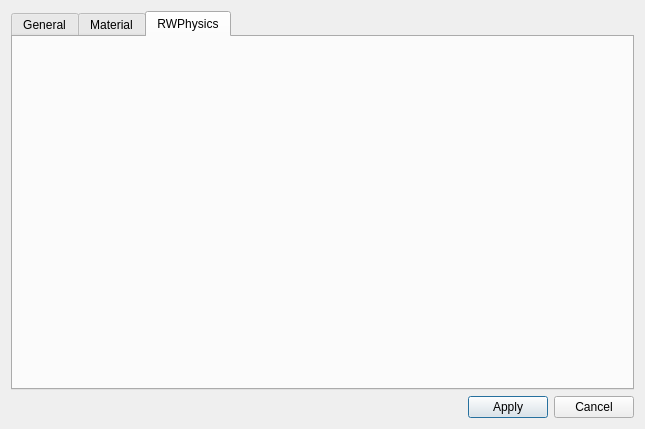
<ui version="4.0" >
 <class>SimCfgDialog</class>
 <widget class="QDialog" name="SimCfgDialog" >
  <property name="geometry" >
   <rect>
    <x>0</x>
    <y>0</y>
    <width>645</width>
    <height>429</height>
   </rect>
  </property>
  <property name="windowTitle" >
   <string>Dialog</string>
  </property>
  <layout class="QVBoxLayout" name="verticalLayout" >
   <item>
    <widget class="QTabWidget" name="_tabPane" >
     <property name="currentIndex" >
      <number>2</number>
     </property>
     <widget class="QWidget" name="General" >
      <attribute name="title" >
       <string>General</string>
      </attribute>
      <widget class="QLabel" name="label" >
       <property name="geometry" >
        <rect>
         <x>20</x>
         <y>20</y>
         <width>81</width>
         <height>16</height>
        </rect>
       </property>
       <property name="text" >
        <string>Gravity (x,y,z): </string>
       </property>
      </widget>
      <widget class="QDoubleSpinBox" name="_xGravitySpin" >
       <property name="geometry" >
        <rect>
         <x>100</x>
         <y>20</y>
         <width>62</width>
         <height>22</height>
        </rect>
       </property>
      </widget>
      <widget class="QDoubleSpinBox" name="_zGravitySpin" >
       <property name="geometry" >
        <rect>
         <x>240</x>
         <y>20</y>
         <width>62</width>
         <height>22</height>
        </rect>
       </property>
       <property name="minimum" >
        <double>-99.989999999999995</double>
       </property>
       <property name="value" >
        <double>-9.820000000000000</double>
       </property>
      </widget>
      <widget class="QDoubleSpinBox" name="_yGravitySpin" >
       <property name="geometry" >
        <rect>
         <x>170</x>
         <y>20</y>
         <width>62</width>
         <height>22</height>
        </rect>
       </property>
      </widget>
     </widget>
     <widget class="QWidget" name="Material" >
      <attribute name="title" >
       <string>Material</string>
      </attribute>
     </widget>
     <widget class="QWidget" name="RWPhysics" >
      <attribute name="title" >
       <string>RWPhysics</string>
      </attribute>
     </widget>
    </widget>
   </item>
   <item>
    <layout class="QHBoxLayout" name="horizontalLayout" >
     <item>
      <spacer name="horizontalSpacer" >
       <property name="orientation" >
        <enum>Qt::Horizontal</enum>
       </property>
       <property name="sizeHint" stdset="0" >
        <size>
         <width>40</width>
         <height>20</height>
        </size>
       </property>
      </spacer>
     </item>
     <item>
      <widget class="QPushButton" name="_applyBtn" >
       <property name="text" >
        <string>Apply</string>
       </property>
      </widget>
     </item>
     <item>
      <widget class="QPushButton" name="_cancelBtn" >
       <property name="text" >
        <string>Cancel</string>
       </property>
      </widget>
     </item>
    </layout>
   </item>
  </layout>
 </widget>
 <resources/>
 <connections/>
</ui>
